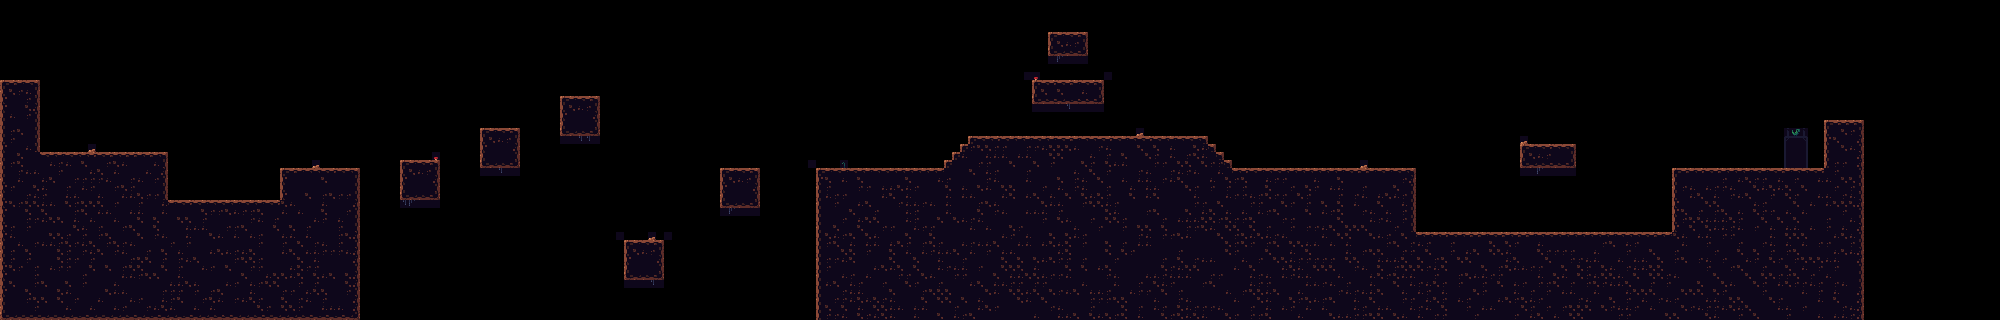

The image is a tile-based game level rendered from a .tmx file. Its description and source (layers, tilesets, objects; grid data summarised) follow:
An orthogonal 250x40 tile map with 8x8 px tiles, 5 tile layers (Collide, Exit, Details, DeathBlocks, ...).

<map version="1.9" tiledversion="1.9.2" orientation="orthogonal" renderorder="right-down" width="250" height="40" tilewidth="8" tileheight="8" infinite="0" nextlayerid="6" nextobjectid="1">
 <editorsettings>
  <export target="level2.json" format="json" />
 </editorsettings>
 <tileset firstgid="1" name="base_tiles" tilewidth="8" tileheight="8" tilecount="504" columns="24">
  <image source="tiles2.png" width="192" height="168" />
 </tileset>
 <layer id="1" name="Collide" width="250" height="40">
  <data>[10000 cells, 3460 non-empty, 25 distinct tile ids]</data>
 </layer>
 <layer id="4" name="Exit" width="250" height="40">
  <data>[10000 cells, 12 non-empty, 6 distinct tile ids]</data>
 </layer>
 <layer id="2" name="Details" width="250" height="40">
  <data>[10000 cells, 58 non-empty, 15 distinct tile ids]</data>
 </layer>
 <layer id="3" name="DeathBlocks" width="250" height="40">
  <data>[10000 cells, 0 non-empty, 0 distinct tile ids]</data>
 </layer>
 <layer id="5" name="CapybaraCharles" width="250" height="40">
  <data>[10000 cells, 14 non-empty, 5 distinct tile ids]</data>
 </layer>
</map>
